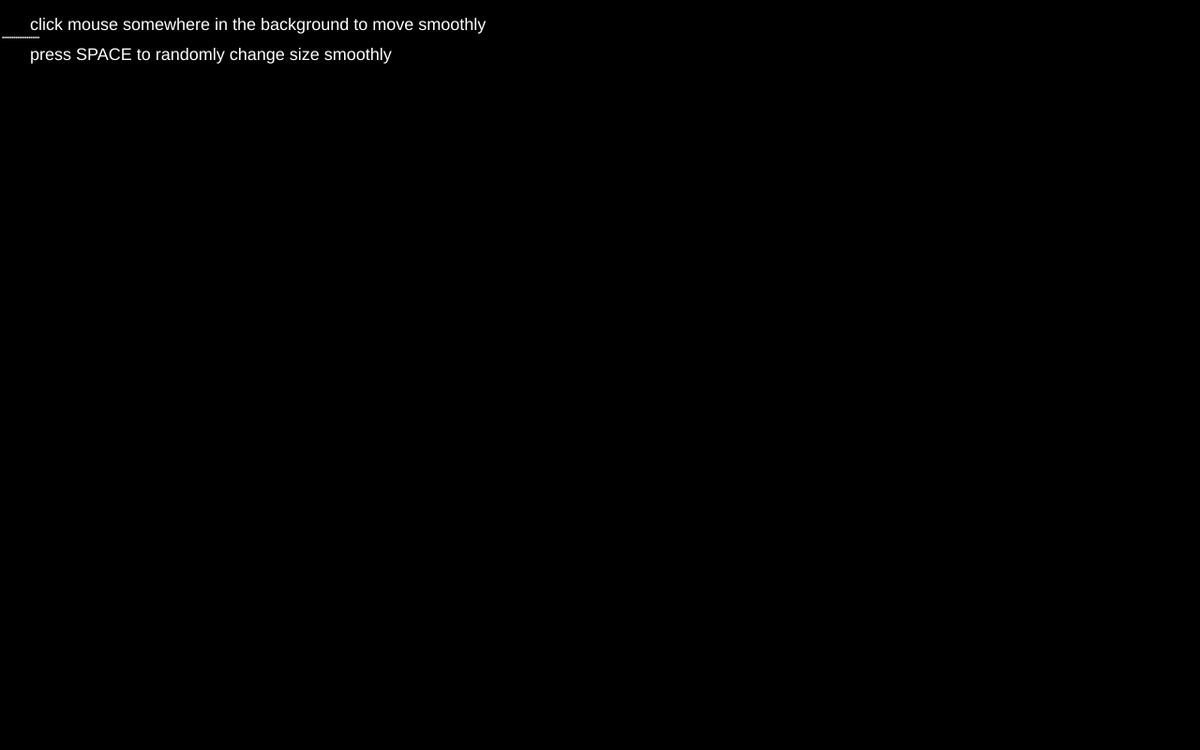
Frame 1 (no input)
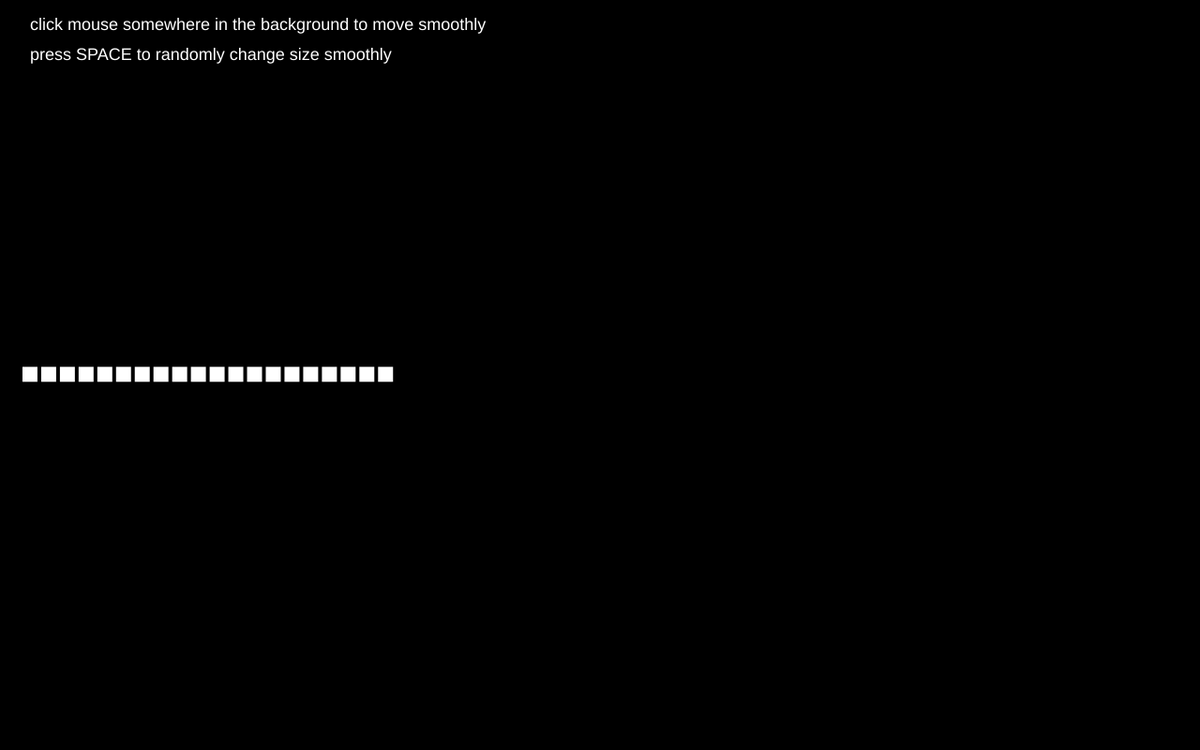
Frame 60 (no input)
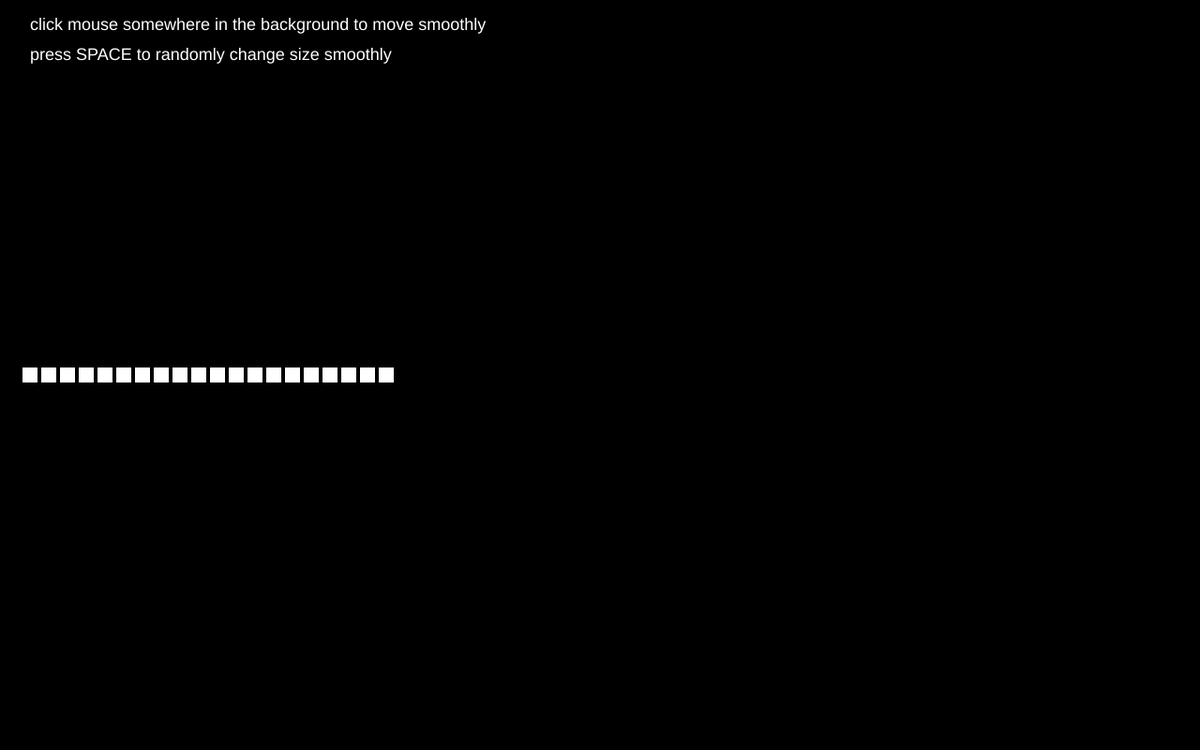
Frame 120 (the mouse pressed at the canvas centre since frame 60)

The p5.js sketch that drew these frames (run headless with seeded random() and noise() and a simulated clock; from frame 60 on, the mouse is pressed at the canvas centre):

// p5.js sketch
// ── sketch.js
// boxes
let boxes = [];

// smooth
let smoothFactor = 10; // higher value means more smoothing for smoothed properties

// preload
function preload() {
  // load data here
  // for example images, sounds, JSON files..

}

// setup
function setup() {

  // canvas
  createCanvas(1280, 800);

  // init boxes
  for (let i = 0; i < 20; i++) {

    // properties
    x = 32 + i * 20;
    y = height / 2;
    w = 16;
    h = 16;

    let box = new Box(i, x, y, w, h);

    boxes.push(box);

  }

  // init properties single box
  x = width / 2;
  y = height / 2;
  w = 40;
  h = 40;

}

// draw
function draw() {

  // clear background
  background(0);

  // instruction
  fill(255);
  noStroke();
  textSize(18);
  text("click mouse somewhere in the background to move smoothly", 32, 32);
  text("press SPACE to randomly change size smoothly", 32, 64);

  // loop through boxes
  for (let i = 0; i < boxes.length; i++) {
    boxes[i].show();
  }


}

// mouse interaction
function mouseReleased() {

  // loop through boxes
  for (let i = 0; i < boxes.length; i++) {
    boxes[i].x = mouseX + random(-200, 200); // just random values for testing
    boxes[i].y = mouseY + random(-200, 200); // just random values for testing
  }

}

// keyboard interaction
function keyReleased() {
  // SPACE
  if (keyCode == 32) {
    // loop through boxes
    for (let i = 0; i < boxes.length; i++) {
      let randomSize = random(5, 50); // just random values for testing
      boxes[i].w = randomSize;
      boxes[i].h = randomSize;
    }
  }
}


// classes
class Box {

  constructor(id, x, y, w, h, d, t) {
    // properties box
    this.id = id;
    this.x = x;
    this.y = y;
    this.w = w;
    this.h = h;
    this.smooth_x = 0; // or x
    this.smooth_y = 0; // or y
    this.smooth_w = 0; // or w
    this.smooth_h = 0; // or h
  }

  show() {

    // smooth
    this.smooth_x += (this.x - this.smooth_x) / smoothFactor;
    this.smooth_y += (this.y - this.smooth_y) / smoothFactor;
    this.smooth_w += (this.w - this.smooth_w) / smoothFactor;
    this.smooth_h += (this.h - this.smooth_h) / smoothFactor;

    // draw box
    noStroke();
    rectMode(CENTER);
    rect(this.smooth_x, this.smooth_y, this.smooth_w, this.smooth_h);

  }
}
